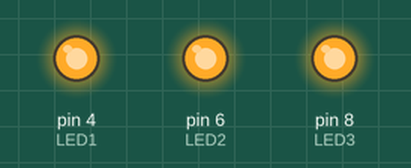
Simulated run of this sketch. Board: Arduino Nano, built with avr-gcc and run on an emulated ATmega328P. Parts: output pins drawn as LEDs (lit = HIGH).

Above: at 0.1 s.
Timing chart, 0 to 1.6 s (numbered marks = the images above):
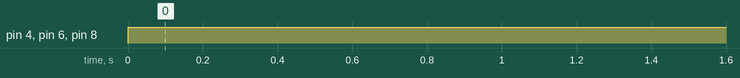

Measured:
- by itself, pin 4 (LED1), pin 6 (LED2), pin 8 (LED3): LOW → HIGH at 0.00 s

The sketch:

GroundStation_SERIAL_PRINT_LED123.ino
```cpp
//THIS PROGRAM TURNS ON LED1, LED2 and LED3 ON THE ARDUINO NANO GROUND STATION

#define LED1 4
#define LED2 6
#define LED3 8

void setup() {
pinMode(LED1, OUTPUT);
pinMode(LED2, OUTPUT);
pinMode(LED3, OUTPUT);
}

void loop() {
  digitalWrite(LED1, HIGH);
  digitalWrite(LED2, HIGH);
  digitalWrite(LED3, HIGH);

}
```
